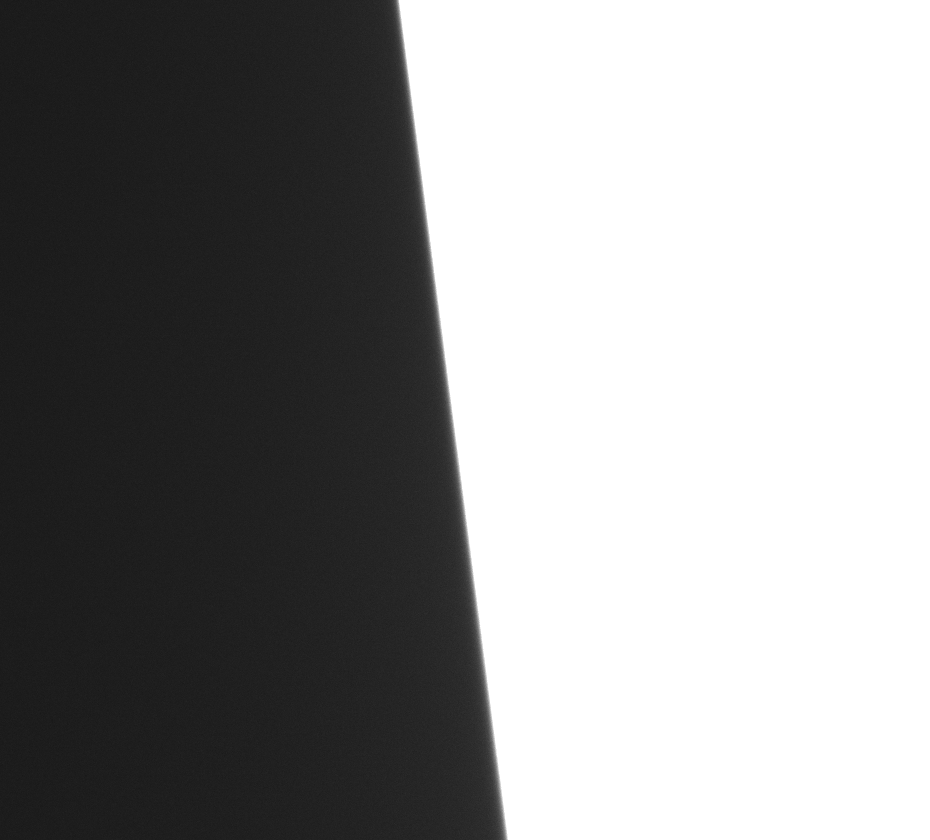
#> input picture slanted_2_crp_flipped.tiff, 930 x 840 px, found by its file name
$ jupyter execute --allow-errors MTF_Analysis.ipynb   (shell and % lines are left out)
#> lines starting #> are read from the running program, lines starting #| are printed output that depends on the picture; after the words box and inside, x2 and y2 are one past the last pixel; in counts of white or black regions, pixels touching at a corner belong together; long printed decimals are rounded
[cell 1]
import matplotlib.pyplot as plt
import numpy as np
import scipy
import os, cv2
from scipy.signal import convolve
import scipy
from scipy import optimize

[cell 2]
image = cv2.imread("C:\\Users\\RND\\EFI-200\\SFR_calculation_code\\slanted_2_crp_flipped.tiff", cv2.IMREAD_GRAYSCALE)
#> image is the input picture: shape (840, 930); min 23, max 255, mean 147.2
image.dtype

[cell 3]
1000 / 2.74 / 2

[cell 4]
import sys
sys.path.append(r'c:\Users\RND\EFI-200\SFR_calculation_code')

[cell 5]
folder = "C:\\Users\\RND\\EFI-200\\SFR_calculation_code\\"
im_filename = "slanted_2_crp.tiff"
full_im_path = os.path.join(folder, im_filename)
import utils
folder_basename = os.path.basename(folder)
print(f'Processing {os.path.join(folder_basename, im_filename)}')
im_roi = cv2.imread(full_im_path, cv2.IMREAD_GRAYSCALE)  # read image data

#> (the rest of this cell did not finish here and is left out)

[cell 6]
dpi=200
lam_diffr=550e-9
f_number = 3.8
pixel_pitch = 2.4 #um

# Prepare MTF curve plot object
#> (the rest of this cell did not finish here and is left out)

#> (a cell that did not finish here is left out)

[cell 8]
def dot(a, b):
    return a[0] * b[0] + a[1] * b[1]

def angle_from_slope(slope):
    return np.rad2deg(np.arctan(slope))

def slope_from_angle(angle):
    return np.tan(np.deg2rad(angle))

def cubic_solver(a, b, c, d):
    # Solve the equation a*x**3 + b*x**2 + c*x + d = 0 for a
    # real-valued root x by Cardano's method
    # (https://en.wikipedia.org/wiki/Cubic_equation#Cardano's_formula)

    p = (3 * a * c - b ** 2) / (3 * a ** 2)
    q = (2 * b ** 3 - 9 * a * b * c + 27 * a ** 2 * d) / (27 * a ** 3)

    # A real root exists if 4 * p**3 + 27 * q**2 > 0
    sr = np.sqrt(q ** 2 / 4 + p ** 3 / 27)
    t = np.cbrt(-q / 2 + sr) + np.cbrt(-q / 2 - sr)
    x = t - b / (3 * a)
    return x

def peak_width(y, rel_threshold):
    # Find width of peak in y that is above a certain fraction of the maximum value
    val = np.abs(y)
    val_threshold = rel_threshold * np.max(val)
    indices = np.where(val - val_threshold > 0.0)[0]
    return indices[-1] - indices[0]

def centroid(arr, conv_kernel = 5, win_width = 5):
    height, width = arr.shape
    win = np.zeros(arr.shape)
    for i in range(height):
        win_c = np.argmax(np.abs(np.convolve(arr[i, :], np.ones(conv_kernel), 'same')))
        win[i, win_c - win_width:win_c + win_width] = 1.0
    x, _ = np.meshgrid(np.arange(width), np.arange(height))
    sum_arr = np.sum(arr * win, axis=1)
    sum_arr_x = np.sum(arr * win * x, axis=1)
    # By design, the following division will result in nan for any row that lack an
    # edge transition
    with np.errstate(divide='ignore', invalid='ignore'):
        return sum_arr_x / sum_arr  # suppress divide-by-zero warnings

def differentiate(arr, diff_kernel = np.array([0.5, 0.0, -0.5])):
    if len(arr.shape) == 2:
        # Use 2-d convolution, but with a one-dimensional (row-oriented) kernel
        out = scipy.signal.convolve2d(arr, [diff_kernel], 'same', 'symm')
    else:
        # Input is a one-dimensional array
        out = np.convolve(arr, diff_kernel, 'same')
        # The first element is not valid since there is no 'symm' option,
        # replace it with 0.0 (thereby maintaining the input array size)
        out[0] = 0.0
    return out

def find_edge(centr, patch_shape, rotated, verbose = False):
        # Find 2nd and 1st order polynomials that best approximate the
        # edge shape given by the vector of LSF centroids supplied  in "centr"
        #
        # input
        #   centr: centroid location for each row
        #   patch_shape: tuple with (height, width) info about the patch
        # output
        #   pcoefs: 2nd order polynomial coefs from the least squares fit to the edge
        #   [slope, offset]: polynomial coefs from the linear fit to the edge

        # Weed out positions in the vector of centroid values that
        # contain nan or inf. These positions represent rows that lack
        # an edge transition. Remove also the first and last values.
        idx = np.where(np.isfinite(centr))[0][1:-1]

        # Find the location and direction of the edge by fitting a line to the
        # centroids on the form x = y*slope + offset
        slope, offset = np.polyfit(idx, centr[idx], 1)

        # pcoefs contains quadratic polynomial coefficients for the x-coordinate
        # of the curved edge as a function of the y-coordinate:
        # x = pcoefs[0] * y**2 + pcoefs[1] * y + pcoefs[2]
        pcoefs = np.polyfit(idx, centr[idx], 2)

        return pcoefs, slope, offset, idx

def calc_distance(data_shape, p, quadratic_fit = True, verbose = False):
        # Calculate the distance (with sign) from each point (x, y) in the
        # image patch "data" to the slanted edge described by the polynomial p.
        # It is assumed that the edge is approximately vertically orientated
        # (between -45° and 45° from the vertical direction).
        # Distances to points to the left of the edge are negative, and positive
        # to points to the right of the edge.
        x, y = np.meshgrid(range(data_shape[1]), range(data_shape[0]))

        verbose and print(f'quadratic fit: {str(quadratic_fit):s}')

        if not quadratic_fit or p[0] == 0.0:
            slope, offset = p[1], p[2]  # use linear fit to edge
            a, b, c = 1, -slope, -offset
            a_b = np.sqrt(a ** 2 + b ** 2)

            # |ax+by+c| / |a_b| is the distance from (x,y) to the slanted edge:
            dist = (a * x + b * y + c) / a_b
        else:
            # Define a cubic polynomial equation for the y-coordinate
            # y0 at the point (x0, y0) on the curved edge that is closest to (x, y)
            d = -y + p[1] * p[2] - x * p[1]
            c = 1 + p[1] ** 2 + 2 * p[2] * p[0] - 2 * x * p[0]
            b = 3 * p[1] * p[0]
            a = 2 * p[0] ** 2

            if p[0] == 0.0:
                y0 = -d / c  # solution if edge is straight (quadratic term is zero)
            else:
                y0 = cubic_solver(a, b, c, d)  # edge is curved

            x0 = p[0] * y0 ** 2 + p[1] * y0 + p[2]
            dxx_dyy = np.array(2 * p[0] * y0 + p[1])  # slope at (x0, y0)
            r2 = dot([1, -dxx_dyy], [1, -dxx_dyy])
            # distance between (x, y) and (x0, y0) along normal to curve at (x0, y0)
            dist = dot([x - x0, y - y0], [1, -dxx_dyy]) / np.sqrt(r2)
        return dist

def project_and_bin(data, dist, oversampling = 4, verbose = False):
        # p contains quadratic polynomial coefficients for the x-coordinate
        # of the curved edge as a function of the y-coordinate:
        # x = p[0]*y**2 + p[1]*y + p[2]

        # Create a matrix "bins" where each element represents the bin index of the
        # corresponding image pixel in "data":
        bins = np.round(dist * oversampling).astype(int)
        bins = bins.flatten()
        bins -= np.min(bins)  # add an offset so that bins start at 0

        esf = np.zeros(np.max(bins) + 1)  # Edge spread function
        cnts = np.zeros(np.max(bins) + 1).astype(int)
        data_flat = data.flatten()
        for b_indx, b_sorted in zip(np.argsort(bins), np.sort(bins)):
            esf[b_sorted] += data_flat[b_indx]  # Collect pixel contributions in this bin
            cnts[b_sorted] += 1  # Keep a tab of how many contributions were made to this bin

        # Calculate mean by dividing by the number of contributing pixels. Avoid
        # division by zero, in case there are bins with no content.
        esf[cnts > 0] /= cnts[cnts > 0]
        if np.any(cnts == 0):
            if verbose:
                print("Warning: esf bins with zero pixel contributions were found. Results may be inaccurate.")
                print(f"Try reducing the oversampling factor, which currently is {oversampling:d}.")
            # Try to save the situation by patching in values in the empty bins if possible
            patch_cntr = 0
            for i in np.where(cnts == 0)[0]:  # loop through all empty bin locations
                j = [i - 1, i + 1]  # indices of nearest neighbors
                if j[0] < 0:  # Is left neighbor index outside esf array?
                    j = j[1]
                elif j[1] == len(cnts):  # Is right neighbor index outside esf array?
                    j = j[0]
                if np.all(cnts[j] > 0):  # Now, if neighbor bins are non-empty
                    esf[i] = np.mean(esf[j])  # use the interpolated value
                    patch_cntr += 1
            if patch_cntr > 0 and verbose:
                print(f"Values in {patch_cntr:d} empty ESF bins were patched by "
                      f"interpolation between their respective nearest neighbors.")
        return esf

def filter_window(lsf, oversampling = 4, lsf_centering_kernel_sz = 9, win_width_factor = 1.5, lsf_threshold = 0.10):
        # The window ('hann_win') returned by this function will be used as a filter
        # on the LSF signal during the MTF calculation to reduce noise
        #Gaussian peak fitting functions
        fitfunc = lambda p, x: p[0]*np.exp(-(x-p[1])**2/(2*p[2]**2))
        errfunc = lambda p, x, y: fitfunc(p, x) - y
        x =  np.arange(len(lsf))
        y = lsf
        p0 = [15.5, 2011, 45]
        [p1, success] = optimize.leastsq(errfunc, p0[:], args=(x,y))
        nn0 = 20 * oversampling  # sample range to be used for the FFT, intial guess
        mid = int(p1[1])
        i1 = max(0, mid - nn0)
        i2 = min(2 * mid, mid + nn0)
        nn = (i2 - i1) // 2  # sample range to be used, final

        # Filter LSF curve with a uniform kernel to better find center and
        # determine an appropriate Hann window width for noise reduction
        lsf_conv = np.convolve(lsf[i1:i2], np.ones(lsf_centering_kernel_sz), 'same')

        # Base Hann window half width on the width of the filtered LSF curve
        hann_hw = max(np.round(win_width_factor * peak_width(lsf_conv, lsf_threshold)).astype(int),
                      5 * oversampling)

        bin_c =  np.argmax(np.abs(lsf_conv)) # center bin, corresponding to LSF max

        # Construct Hann window centered over the LSF peak, crop if necessary to
        # the range [0, 2*nn]
        crop_l = max(hann_hw - bin_c, 0)
        crop_r = min(2 * nn - (hann_hw + bin_c), 0)
        hann_win = np.zeros(2 * nn)  # default value outside Hann function
        hann_win[bin_c - hann_hw + crop_l:bin_c + hann_hw + crop_r] = \
            np.hanning(2 * hann_hw)[crop_l:2 * hann_hw + crop_r]
        return hann_win, 2 * hann_hw, [i1, i2]


def calc_mtf(lsf, hann_win, idx, diff_ft = 2, oversampling = 4):
        # Calculate MTF using the LSF as input and use the supplied window function
        # as filter to remove high frequency noise originating in regions far from
        # the edge

        i1, i2 = idx
        mtf = np.abs(np.fft.fft(lsf[i1:i2] * hann_win))
        nn = (i2 - i1) // 2
        mtf = mtf[:nn]
        mtf /= mtf[0]  # normalize to zero spatial frequency
        f = np.arange(0, oversampling / 2, oversampling / nn / 2)  # spatial frequencies (cy/px)
        # Compensate for finite impulse response of the numerical differentiation
        # step used to derive the LSF from the ESF
        # NB: This compensation function is incorrect in both ISO 12233:2014
        # and ISO 12233:2017, Annex D
        mtf *= (1 / np.sinc(4 * f / (diff_ft * oversampling))).clip(0.0, 10.0)
        return np.column_stack((f, mtf))

[cell 9]
diff_offset = 0.0
sample_diff = differentiate(image)
centr = centroid(sample_diff) + diff_offset
#> the loop in centroid, `for i in range(height):` made 840 passes
#> win_c on passes 1 to 3: 397, 397, 397
#> after the loop in centroid, `for i in range(height):`:
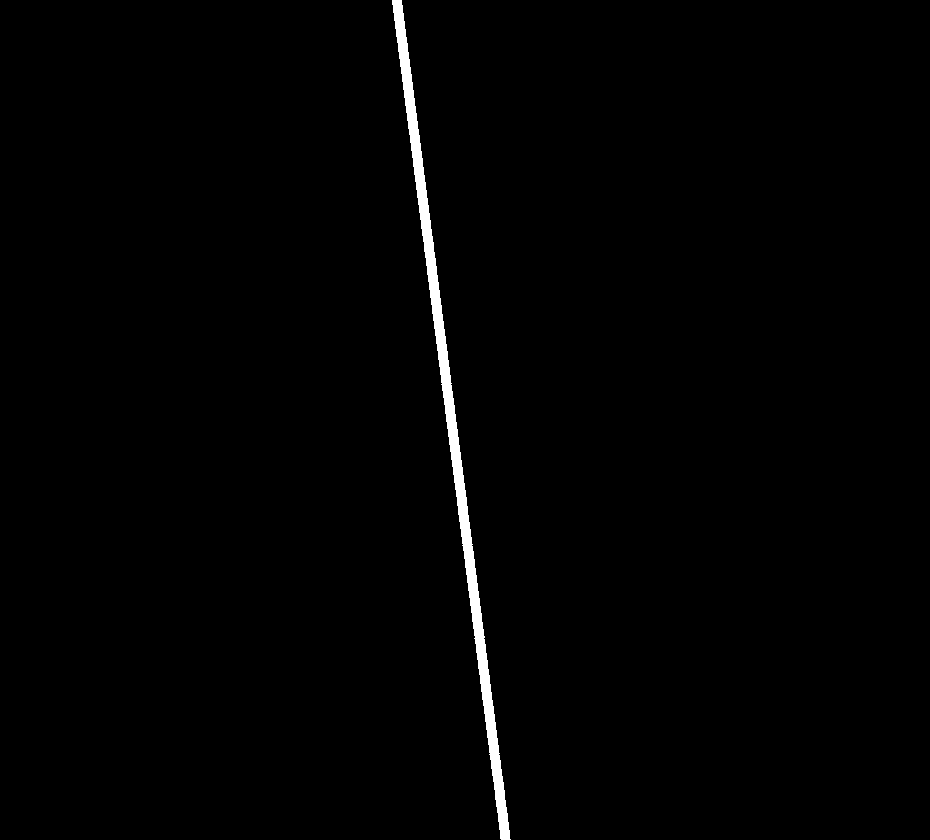
#> win: shape (840, 930) float64; values 0 (black) and 1 (white), 1.1% white; 1 white region, box (x1, y1, x2, y2) and area: (392, 0, 511, 840) 8400
#> in centroid, `sum_arr = np.sum(arr * win, axis=1)`: sum_arr = 840 values, max 204 at index 86, min 181.5 at index 807, mean 192.6
#> in centroid, `sum_arr_x = np.sum(arr * win * x, axis=1)`: sum_arr_x = 840 values, max 96953.5 at index 836, min 77106.5 at index 5, mean 86759.7
#> centr = 840 values, max 505.6 at index 839, min 396.7 at index 0, mean 451.1

# Calculate centroids also for the 90° right rotated image
image_rot90 = image.T[:, ::-1]  # rotate by transposing and mirroring
sample_diff = differentiate(image_rot90)
centr_rot = centroid(sample_diff) + diff_offset
#> call 2 of centroid, with conv_kernel = 5, win_width = 5
#> the loop in centroid (call 2), `for i in range(height):` made 930 passes
#> win_c on passes 1 to 3: 309, 35, 431
#> after the loop in centroid (call 2), `for i in range(height):`:
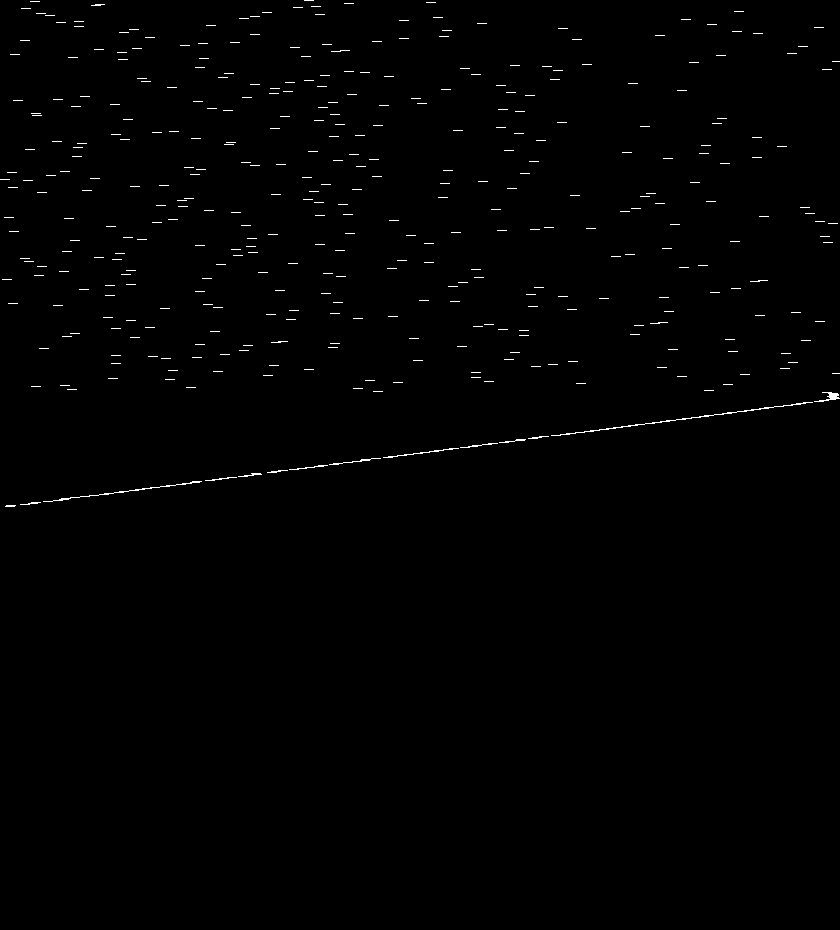
#> win: shape (930, 840) float64; values 0 (black) and 1 (white), 0.63% white in thin lines or dots, all inside (x1, y1, x2, y2) = (0, 0, 840, 507)
#> in centroid (call 2), `sum_arr = np.sum(arr * win, axis=1)`: sum_arr = 930 values, max 85 at index 406, min -3.5 at index 258, mean 8.15
#> in centroid (call 2), `sum_arr_x = np.sum(arr * win * x, axis=1)`: sum_arr_x = 930 values, max 68143 at index 399, min -1975 at index 297, mean 3636.2
verbose = False
if np.sum(np.isnan(centr_rot)) < np.sum(np.isnan(centr)):
    verbose and print("Rotating image by 90°")
    image, centr = image_rot90, centr_rot
    rotated = True
else:
    rotated = False

pcoefs, slope, offset, edge_idx = find_edge(centr, image.shape, rotated)
#> in find_edge, `idx = np.where(np.isfinite(centr))[0][1:-1]`: idx = 838 values from 1 to 838
#> in find_edge, `slope, offset = np.polyfit(idx, centr[idx], 1)`: slope = 0.13; offset = 396.7
#> in find_edge, `pcoefs = np.polyfit(idx, centr[idx], 2)`: pcoefs = [-2.87e-07, 0.13, 396.7]
#> pcoefs = [-2.87e-07, 0.13, 396.7]; slope = 0.13; offset = 396.7; edge_idx = 838 values from 1 to 838

quadratic_fit = True

pcoefs = [0.0, slope, offset] if not quadratic_fit else pcoefs

dist = calc_distance(image.shape, pcoefs)
#> in calc_distance, `b = 3 * p[1] * p[0]`: b = -1.12e-07
#> in calc_distance, `a = 2 * p[0] ** 2`: a = 1.65e-13
#> in dot (call 2), `return a[0] * b[0] + a[1] * b[1]`:
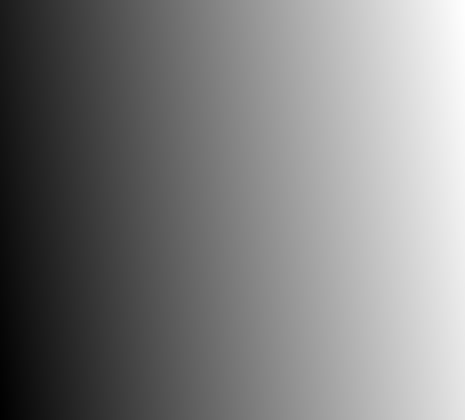
#> returned value: shape (840, 930) float64 (shown at 1/2 size); min -505.4, max 532.3, mean 13.4; drawn with min black and max white
esf = project_and_bin(image, dist)  # edge spread function
#> the loop in project_and_bin, `for b_indx, b_sorted in zip(np.argsort(bins), np.sort(bins)):` made 781200 passes
#> (b_indx, b_sorted) on passes 1 to 3: (779340, 0), (780270, 0), (778410, 1)
#> after the loop in project_and_bin, `for b_indx, b_sorted in zip(np.argsort(bins), np.sort(bins)):`: cnts = 4117 values, max 216 at index 520, min 1 at index 1, mean 189.7; esf = 4117 values, max 55080 at index 2016, min 28 at index 1, mean 27925.8
#> esf = 4117 values, max 255 at index 2015, min 26.5 at index 0, mean 146.6
lsf = differentiate(esf)  # line spread function
#> lsf = 4117 values, max 15.48 at index 2012, min -127.5 at index 4116, mean 0.0244
hann_win, hann_width, idx = filter_window(lsf)  # define window to be applied on LSF
#> in filter_window, `x =  np.arange(len(lsf))`: x = 4117 values from 0 to 4116
#> in filter_window, `y = lsf`: y has the same summary as lsf outside filter_window
#> in filter_window, `[p1, success] = optimize.leastsq(errfunc, p0[:], args=(x,y))`: p1 = [12.8, 2008.1, 5.4]; success = 1
#> in filter_window, `mid = int(p1[1])`: mid = 2008
#> in filter_window, `i1 = max(0, mid - nn0)`: i1 = 1928
#> in filter_window, `i2 = min(2 * mid, mid + nn0)`: i2 = 2088
#> in filter_window, `nn = (i2 - i1) // 2`: nn = 80
#> in filter_window, `lsf_conv = np.convolve(lsf[i1:i2], np.ones(lsf_centering_kernel_sz), '..`: lsf_conv = 160 values, max 110.1 at index 81, min 0 at index 92, mean 11.91
#> in peak_width, `val = np.abs(y)`: val has the same summary as lsf_conv in filter_window
#> in peak_width, `val_threshold = rel_threshold * np.max(val)`: val_threshold = 11.01
#> in peak_width, `indices = np.where(val - val_threshold > 0.0)[0]`: indices = 34 values from 56 to 89
#> in filter_window, `hann_hw = max(np.round(win_width_factor * peak_width(lsf_conv, lsf_thr..`: hann_hw = 50
#> in filter_window, `bin_c =  np.argmax(np.abs(lsf_conv))`: bin_c = 81
#> in filter_window, `crop_l = max(hann_hw - bin_c, 0)`: crop_l = 0
#> hann_win = 160 values, max 1 at index 80, min 0 at index 0, mean 0.309; hann_width = 100; idx = [1928, 2088]
mtf = calc_mtf(lsf, hann_win, idx)
#> in calc_mtf, `i1, i2 = idx`: i1 = 1928; i2 = 2088
#> in calc_mtf, `mtf = np.abs(np.fft.fft(lsf[i1:i2] * hann_win))`: mtf = 160 values, max 185.2 at index 0, min 0.000587 at index 80, mean 19.47
#> in calc_mtf, `nn = (i2 - i1) // 2`: nn = 80
#> in calc_mtf, `mtf = mtf[:nn]`: mtf = 80 values, max 185.2 at index 0, min 0.0694 at index 79, mean 20.63
#> in calc_mtf, `mtf /= mtf[0]`: mtf = 80 values, max 1 at index 0, min 0.000375 at index 79, mean 0.111
#> in calc_mtf, `mtf *= (1 / np.sinc(4 * f / (diff_ft * oversampling))).clip(0.0, 10.0)`: mtf = 80 values, max 1 at index 0, min 0.00375 at index 79, mean 0.123
#> mtf = 80 pairs, first value 0 to 1.98, second value 0.00375 to 1

[cell 10]
# esf = 1D edge spread function
x = np.arange(len(esf))
#> x = 4117 values from 0 to 4116

imin = np.min(esf)
#> imin = 26.5
imax = np.max(esf)
#> imax = 255
i10 = imin + 0.1 * (imax - imin)
#> i10 = 49.35
i90 = imin + 0.9 * (imax - imin)
#> i90 = 232.2

x10 = np.interp(i10, esf, x)
#> x10 = 1965.1
x90 = np.interp(i90, esf, x)
#> x90 = 2012.4

rise_10_90 = x90 - x10
#> rise_10_90 = 47.31

print(rise_10_90)
#| 47.311

[cell 11]
fig = plt.figure()

# [6 lines of commented-out code are left out]
plt.plot(mtf[:,0], mtf[:,1], '--g', label="MTF")
plt.legend(loc='best')
plt.axhline(0.2)
plt.grid()
# plt.show()

[cell 12]
fig, ax = plt.subplots()
ax.imshow(image, cmap='gray', origin='upper')
ax.plot(centr[edge_idx], edge_idx, '.g', label="centroids")
lin_angle = angle_from_slope(slope)
#> lin_angle = 7.38
ax.plot(np.polyval([slope, offset], edge_idx), edge_idx, '-r', label=f"linear fit, tilt angle = {lin_angle:.2f}°")
p_angle = angle_from_slope(pcoefs[1])
#> p_angle = 7.4
ax.plot(np.polyval(pcoefs, edge_idx), edge_idx, '--b', label=f"quadratic fit, tilt angle = {p_angle:.2f}°")
ax.set_xlim([0, image.shape[1]])
ax.set_ylim([image.shape[0], 0])
ax.set_aspect('equal', 'box')
ax.legend(loc='best')
# plt.show()
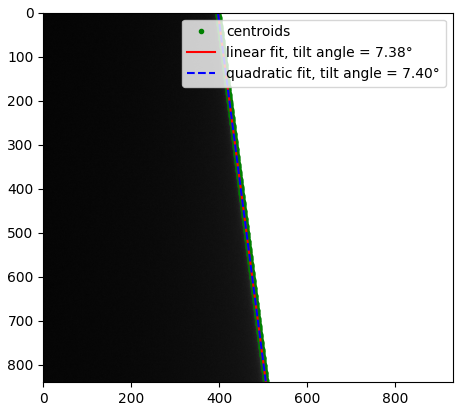
#> figure drawn by matplotlib, 1 panel

[cell 13]
""""
Calculate spectral response function (SFR), this is the main function

input: image patch with slanted edge to be analyzed (2-d Numpy array of float)
output: MTF organized as a 2-d array where first column is spatial frequency, and second column
        contains MTF values
output: status dict with fitted edge angle (c.w. from vertical), offset, image rotation etc.

NB: SFR calculations will fail for edge angles of 0°, 45°, and 90° (an inherent limitation of the method)
"""
# TODO: apply Hann (or Hamming) window before calculating centroids, or
# TODO: do a second pass after find_edge with windowing, centroids, and find_edge

# Calculate centroids for the edge transition of each row
diff_offset = 0.0
sample_diff = differentiate(image)

centr = centroid(sample_diff) + diff_offset

# Calculate centroids also for the 90° right rotated image
image_rot90 = image.T[:, ::-1]  # rotate by transposing and mirroring
sample_diff = differentiate(image_rot90)
centr_rot = centroid(sample_diff) + diff_offset

# Use rotated image if it results in fewer rows without edge transitions
verbose = False
if np.sum(np.isnan(centr_rot)) < np.sum(np.isnan(centr)):
    verbose and print("Rotating image by 90°")
    image, centr = image_rot90, centr_rot
    rotated = True
else:
    rotated = False

# Finds polynomials that describes the slanted edge by least squares
# regression to the centroids:
#  - pcoefs are the 2nd order fit coefficients
#  - [slope, offset] are the first order (linear) fit coefficients for the same edge
#> (the rest of this cell did not finish here and is left out)
